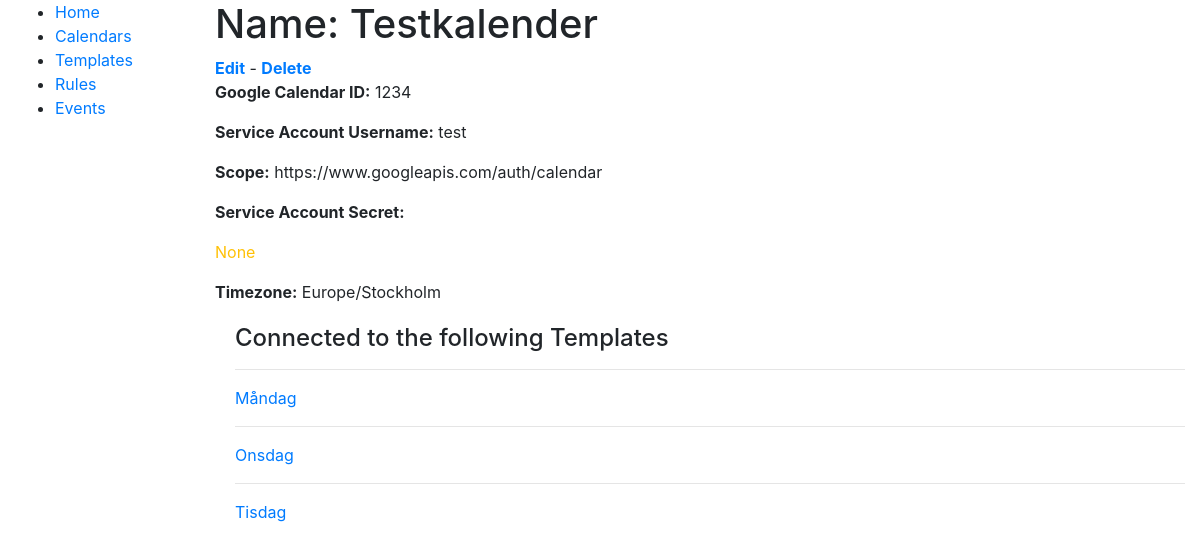
The app's page /scheduler/calendar/43aba253-812e-451b-aea5-1c71a67575f5 with its own data.
### scheduler/models.py (models this page shows, shortened)
class SchedulingCalendar(models.Model):
    TIMEZONES = (
        ("Europe/Stockholm", "Europe/Stockholm"),
    )
    id = models.UUIDField(primary_key=True, default=uuid.uuid4, editable=False, help_text="Unique ID for this calendar")
    name = models.CharField(max_length=50, help_text="Enter a human-friendly name for this Google Calendar")
    google_calendar_id = models.CharField(max_length=250, help_text="Enter a calendar id")
    service_account_username = models.CharField(max_length=250, help_text="Enter the username for the service account used")
    timezone = models.CharField(max_length=50, choices=TIMEZONES, help_text='Calendar timezone')
    service_account = models.FileField(storage=client_secret_fs, help_text='Upload client_secret json-file', null=True, blank=True)
    scope = models.TextField(default="https://www.googleapis.com/auth/calendar", help_text='Enter scope of api calls, change at your own risk')
    class Meta:
        ordering = ["name"]

class EventTemplate(models.Model):
    name = models.CharField(max_length=50, help_text="Enter a human-friendly name for this template")
    title = models.CharField(max_length=100, help_text="Enter title to be used for booking")
    header = models.CharField(max_length=200, help_text="Enter a, optional, header for the event to be inserted after the hosts name into the descriptionfield in the calendar event.", null=True, blank=True)
    body = models.TextField(max_length=1000, help_text="Enter a larger body of text to be inserted after the header in the description field in the calendar event", null=True, blank=True)
    calendar = models.ForeignKey('SchedulingCalendar', on_delete=models.SET_NULL, null=True, help_text="Select the calendar to sync events to.")
    synchronize = models.BooleanField(default=True, help_text="If active, scheduled events will be synced to Google calendar upon creation.")
    class Meta:
        ordering = ["name"]

### scheduler/views.py (the view)
# urls.py: path('calendar/<uuid:pk>', views.SchedulingCalendarDetailView.as_view(), name='calendar-detail'),
class SchedulingCalendarDetailView(generic.DetailView):
    model = SchedulingCalendar

### scheduler/templates/scheduler/schedulingcalendar_detail.html
{% extends "base_generic.html" %}
{% block content %}
  <h1>Name: {{ schedulingcalendar.name }}</h1>
  <strong class="text-success"><a href="{% url 'calendar-update' pk=schedulingcalendar.pk %}">Edit</a></strong> - <strong class="text-warning"><a href="{% url 'calendar-delete' pk=schedulingcalendar.pk %}">Delete</a></strong>
  <p><strong>Google Calendar ID:</strong> {{ schedulingcalendar.google_calendar_id }}</p>
  <p><strong>Service Account Username:</strong> {{ schedulingcalendar.service_account_username }}</p>
  <p><strong>Scope:</strong> {{ schedulingcalendar.scope }}</p>
  <p><strong>Service Account Secret:</strong> {% if schedulingcalendar.service_account %}<p class="text-success">Uploaded{% else %}<p class="text-warning">None{% endif %}</p></p>
  <p><strong>Timezone:</strong> {{ schedulingcalendar.timezone }}</p>
  <div style="margin-left:20px;margin-top:20px">
    <h4>Connected to the following Templates</h4>
      {% for template in schedulingcalendar.eventtemplate_set.all %}
        <hr>
        <p><a href="{% url 'template-detail' pk=template.pk %}">{{ template.name }}</a></p>
      {% endfor %}
  </div>
{% endblock %}

### records on screen
SchedulingCalendar: name "Testkalender", google_calendar_id "1234", service_account_username "test", scope "https://www.googleapis.com/auth/calendar", timezone "Europe/Stockholm"
EventTemplate: name "Måndag"
EventTemplate: name "Onsdag"
EventTemplate: name "Tisdag"
